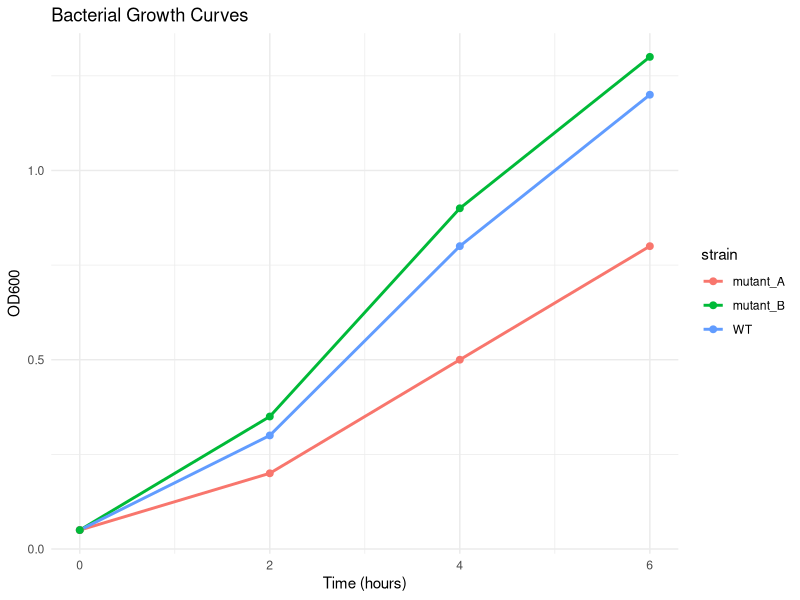

This figure's R source:
## ---- chunk 1
knitr::opts_chunk$set(echo = TRUE, message = FALSE, warning = FALSE)
## ---- chunk 2
library(tidyverse)
## ---- chunk 3
# Sample information
samples <- tibble(
  sample_id = c("S001", "S002", "S003", "S004", "S005"),
  treatment = c("control", "control", "antibiotic_A", "antibiotic_A", "antibiotic_B"),
  time_hr = c(24, 24, 24, 24, 24)
)

# Bacterial counts (missing S005!)
cell_counts <- tibble(
  sample_id = c("S001", "S002", "S003", "S004"),
  cfu_ml = c(1.2e8, 1.3e8, 3.5e6, 4.1e6)
)

# RNA-seq data (includes extra sample S006!)
rnaseq <- tibble(
  sample_id = c("S001", "S002", "S003", "S006"),
  gene_expression = c(234, 245, 1023, 890)
)

samples
cell_counts
rnaseq
## ---- chunk 4
# Keep all samples, add cell counts where available
samples %>%
  left_join(cell_counts, by = "sample_id")
## ---- chunk 5
# Keep all cell counts, add sample info
cell_counts %>%
  right_join(samples, by = "sample_id")
## ---- chunk 6
# Only samples with BOTH sample info AND cell counts
samples %>%
  inner_join(cell_counts, by = "sample_id")
## ---- chunk 7
# Keep everything!
samples %>%
  full_join(rnaseq, by = "sample_id")
## ---- chunk 8
# Combine all three tables
complete_data <- samples %>%
  left_join(cell_counts, by = "sample_id") %>%
  left_join(rnaseq, by = "sample_id")

complete_data
## ---- chunk 9
# Experiment with replicates
experiment1 <- tibble(
  sample_id = c("A", "A", "B", "B"),
  replicate = c(1, 2, 1, 2),
  od600 = c(0.8, 0.9, 0.7, 0.8)
)

experiment2 <- tibble(
  sample_id = c("A", "A", "B", "B"),
  replicate = c(1, 2, 1, 2),
  protein_mg = c(1.2, 1.3, 1.0, 1.1)
)

# Join by BOTH sample_id AND replicate
experiment1 %>%
  left_join(experiment2, by = c("sample_id", "replicate"))
## ---- chunk 10
# Column names don't match
table1 <- tibble(
  strain = c("WT", "mutA", "mutB"),
  growth_rate = c(0.8, 0.6, 0.9)
)

table2 <- tibble(
  strain_name = c("WT", "mutA", "mutB"),  # Different column name!
  resistance = c("sensitive", "resistant", "sensitive")
)

# Specify which columns to match
table1 %>%
  left_join(table2, by = c("strain" = "strain_name"))
## ---- chunk 11
# Sample metadata
metadata <- tibble(
  well = c("A1", "A2", "A3", "B1", "B2", "B3"),
  patient_id = c("P001", "P002", "P003", "P001", "P002", "P003"),
  gene = c("actb", "actb", "actb", "il6", "il6", "il6")
)

# qPCR Ct values
qpcr_results <- tibble(
  well = c("A1", "A2", "A3", "B1", "B2", "B3"),
  ct_value = c(18.2, 18.5, 18.3, 24.5, 22.1, 23.8)
)

# Combine
pcr_data <- metadata %>%
  left_join(qpcr_results, by = "well")

pcr_data

# Calculate delta-delta Ct
pcr_data %>%
  pivot_wider(names_from = gene, values_from = ct_value) %>%
  mutate(
    delta_ct = il6 - actb,
    fold_change = 2^(-delta_ct)
  )
## ---- chunk 12
# Growth data in wide format (each timepoint is a column)
growth_wide <- tibble(
  strain = c("WT", "mutant_A", "mutant_B"),
  hr_0 = c(0.05, 0.05, 0.05),
  hr_2 = c(0.3, 0.2, 0.35),
  hr_4 = c(0.8, 0.5, 0.9),
  hr_6 = c(1.2, 0.8, 1.3)
)

growth_wide
## ---- chunk 13
# Same data in long format
growth_long <- tibble(
  strain = rep(c("WT", "mutant_A", "mutant_B"), each = 4),
  timepoint_hr = rep(c(0, 2, 4, 6), times = 3),
  od600 = c(
    0.05, 0.3, 0.8, 1.2,    # WT
    0.05, 0.2, 0.5, 0.8,    # mutant_A
    0.05, 0.35, 0.9, 1.3    # mutant_B
  )
)

growth_long
## ---- chunk 14
growth_wide %>%
  pivot_longer(
    cols = starts_with("hr_"),      # Which columns to pivot
    names_to = "timepoint",          # Name for the new category column
    values_to = "od600"              # Name for the new value column
  )
## ---- chunk 15
growth_long_clean <- growth_wide %>%
  pivot_longer(
    cols = starts_with("hr_"),
    names_to = "timepoint",
    values_to = "od600",
    names_prefix = "hr_",            # Remove "hr_" prefix
    names_transform = list(timepoint = as.numeric)  # Convert to number
  )

growth_long_clean

# Now we can plot!
ggplot(growth_long_clean, aes(x = timepoint, y = od600, color = strain)) +
  geom_line(size = 1) +
  geom_point(size = 2) +
  labs(title = "Bacterial Growth Curves",
       x = "Time (hours)",
       y = "OD600") +
  theme_minimal()
## ---- chunk 16
growth_long %>%
  pivot_wider(
    names_from = timepoint_hr,      # Column to make into new columns
    values_from = od600,             # Values to fill
    names_prefix = "hr_"             # Add prefix to new column names
  )
## ---- chunk 17
# Gene expression data (long format)
expression_long <- tibble(
  sample = rep(c("control_1", "control_2", "treated_1", "treated_2"), each = 3),
  gene = rep(c("geneA", "geneB", "geneC"), times = 4),
  fpkm = c(
    123, 456, 789,   # control_1
    134, 445, 801,   # control_2
    890, 234, 120,   # treated_1
    912, 245, 115    # treated_2
  )
)

expression_long

# Convert to wide format for easier comparison
expression_wide <- expression_long %>%
  pivot_wider(
    names_from = gene,
    values_from = fpkm
  )

expression_wide

# Calculate fold changes
expression_wide %>%
  mutate(
    treatment = str_extract(sample, "control|treated"),
    replicate = str_extract(sample, "\\d")
  ) %>%
  select(-sample) %>%
  group_by(treatment) %>%
  summarise(across(starts_with("gene"), mean))
## ---- chunk 18
# Data with multiple measurements
assay_data <- tibble(
  sample = c("S1", "S2", "S3"),
  control_mean = c(100, 105, 98),
  control_sd = c(5, 6, 4),
  treated_mean = c(150, 145, 155),
  treated_sd = c(8, 7, 9)
)

assay_data

# Reshape to long format
assay_long <- assay_data %>%
  pivot_longer(
    cols = -sample,
    names_to = c("condition", "statistic"),
    names_sep = "_",
    values_to = "value"
  )

assay_long

# Reshape back, but differently
assay_long %>%
  pivot_wider(
    names_from = statistic,
    values_from = value
  )
## ---- chunk 19
# This creates a problem!
table_a <- tibble(
  id = c("A", "A", "B"),  # A appears twice!
  value = c(1, 2, 3)
)

table_b <- tibble(
  id = c("A", "B"),
  label = c("first", "second")
)

table_a %>%
  left_join(table_b, by = "id")
# Each "A" gets matched with "first"
